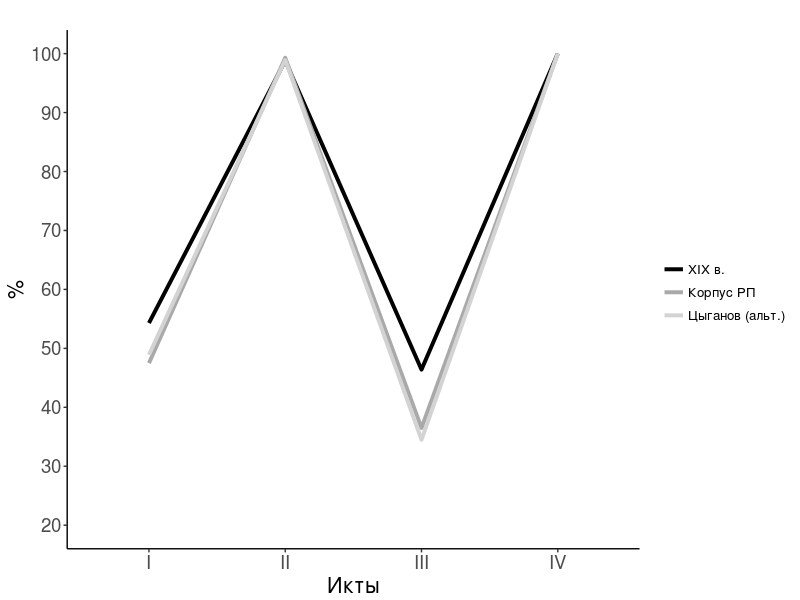

This chart was generated by the following R code:
library(reshape2)
library(ggplot2)
library(scales)

db = read.csv("profile.csv", header=T, sep = ";", na.strings = "")
db = melt(db, id = "Source")

  ggplot(db, aes(variable, value, group = Source, color = Source)) + geom_line(size = 1.4) +
    scale_color_manual(values=c("black", "darkgrey", "lightgrey")) +
    scale_y_continuous(breaks=pretty_breaks(n = 10)) +
    expand_limits(y = 20) +
    theme_bw() +
    theme(panel.grid.major = element_blank(), panel.grid.minor = element_blank()) +
    theme(panel.border = element_blank(), axis.line = element_line()) +
    theme(axis.line.x = element_line(color="black", size = 0.5),  axis.line.y = element_line(color="black", size = 0.5)) +
    labs(x = "Икты", y = "%", title = "") +
    theme(axis.text=element_text(size=14), axis.title=element_text(size = 16)) +
    theme(legend.text = element_text(size = 10), legend.title = element_blank())
  
   
